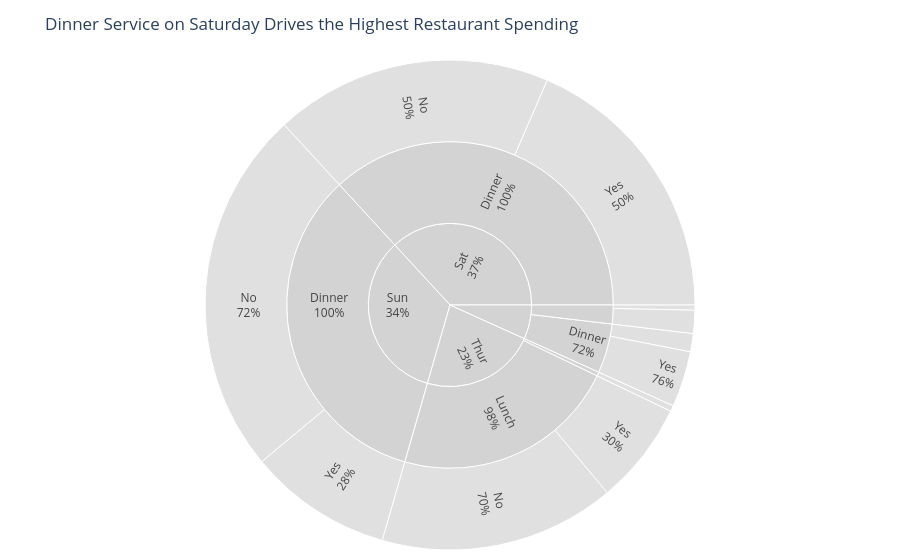

Source (notebook cell):
### Markdown cell above
## Task 2 — Sunburst: tipping behaviour by day and meal time

**What to build:** A sunburst chart using the built-in `tips` dataset showing how **total bill amount** is distributed across day → time → smoker status.

**Requirements:**
- Load tips with `px.data.tips()`
- Aggregate **total bill** (sum of `total_bill`) per group — not count
- Hierarchy: `path=['day', 'time', 'smoker']`
- Colour encodes smoker status with a CVD-safe blue/orange palette
- Grey out parent nodes (day and time level)
- Use `percent parent` for text labels
- Insight title describing where the most spending happens

> 💡 `tips.groupby(['day', 'time', 'smoker'])['total_bill'].sum().reset_index()`

### Code cell
# Task 2
# YOUR CODE HERE
# Load dataset
tips = px.data.tips()

# Aggregate total bill by hierarchy groups
tips_grouped = (
    tips.groupby(['day', 'time', 'smoker'])['total_bill']
    .sum()
    .reset_index()
)

# Build sunburst chart
fig = px.sunburst(
    tips_grouped,
    path=['day', 'time', 'smoker'],
    values='total_bill',
    color='smoker',
    color_discrete_map={
        'Yes': '#E69F00',  # orange
        'No': '#0072B2'    # blue
    },
    title='Dinner Service on Saturday Drives the Highest Restaurant Spending'
)

# Customise labels and styling
fig.update_traces(
    textinfo='label+percent parent',
    insidetextorientation='radial',
    marker=dict(
        line=dict(color='white', width=1)
    ),
    root_color='lightgrey'
)

# Grey out parent nodes (day and time levels)
fig.update_traces(
    marker_colors=[
        'lightgrey' if id.count('/') < 2 else None
        for id in fig.data[0].ids
    ]
)

# Layout improvements
fig.update_layout(
    margin=dict(t=60, l=10, r=10, b=10),
    uniformtext=dict(minsize=10, mode='hide')
)

fig.show()

### Figure 1 — Plotly figure (JSON) as saved in the notebook; plotly's stock layout.template omitted (floating-point values rounded to 4 significant figures)
{"data": [{"branchvalues": "total", "customdata": [["(?)"], ["(?)"], ["(?)"], ["(?)"], ["(?)"], ["(?)"], ["(?)"], ["(?)"], ["(?)"], ["No"], ["No"], ["No"], ["No"], ["No"], ["No"], ["No"], ["Yes"], ["Yes"], ["Yes"], ["Yes"], ["Yes"]], "domain": {"x": [0, 1], "y": [0, 1]}, "hovertemplate": "labels=%{label}<br>total_bill=%{value}<br>parent=%{parent}<br>id=%{id}<br>smoker=%{customdata[0]}<extra></extra>", "ids": ["Thur", "Sat", "Fri", "Thur/Lunch", "Sun/Dinner", "Sat/Dinner", "Fri/Lunch", "Fri/Dinner", "Sun", "Thur/Dinner", "Fri/Dinner/No", "Thur/Dinner/No", "Sun/Dinner/No", "Sat/Dinner/No", "Fri/Lunch/No", "Thur/Lunch/No", "Sun/Dinner/Yes", "Sat/Dinner/Yes", "Fri/Lunch/Yes", "Fri/Dinner/Yes", "Thur/Lunch/Yes"], "insidetextorientation": "radial", "labels": ["Thur", "Sat", "Fri", "Lunch", "Dinner", "Dinner", "Lunch", "Dinner", "Sun", "Dinner", "No", "No", "No", "No", "No", "No", "Yes", "Yes", "Yes", "Yes", "Yes"], "marker": {"colors": ["lightgrey", "lightgrey", "lightgrey", "lightgrey", "lightgrey", "lightgrey", "lightgrey", "lightgrey", "lightgrey", "lightgrey", null, null, null, null, null, null, null, null, null, null, null], "line": {"color": "white", "width": 1}}, "name": "", "parents": ["", "", "", "Thur", "Sun", "Sat", "Fri", "Fri", "", "Thur", "Fri/Dinner", "Thur/Dinner", "Sun/Dinner", "Sat/Dinner", "Fri/Lunch", "Thur/Lunch", "Sun/Dinner", "Sat/Dinner", "Fri/Lunch", "Fri/Dinner", "Thur/Lunch"], "root": {"color": "lightgrey"}, "textinfo": "label+percent parent", "type": "sunburst", "values": [1096.0, 1778.0, 325.9, 1078.0, 1627.0, 1778.0, 89.92, 236.0, 1627.0, 18.78, 57.7, 18.78, 1169.0, 884.8, 15.98, 751.3, 458.3, 893.6, 73.94, 178.3, 326.2]}], "layout": {"legend": {"tracegroupgap": 0}, "margin": {"b": 10, "l": 10, "r": 10, "t": 60}, "title": {"text": "Dinner Service on Saturday Drives the Highest Restaurant Spending"}, "uniformtext": {"minsize": 10, "mode": "hide"}}}
